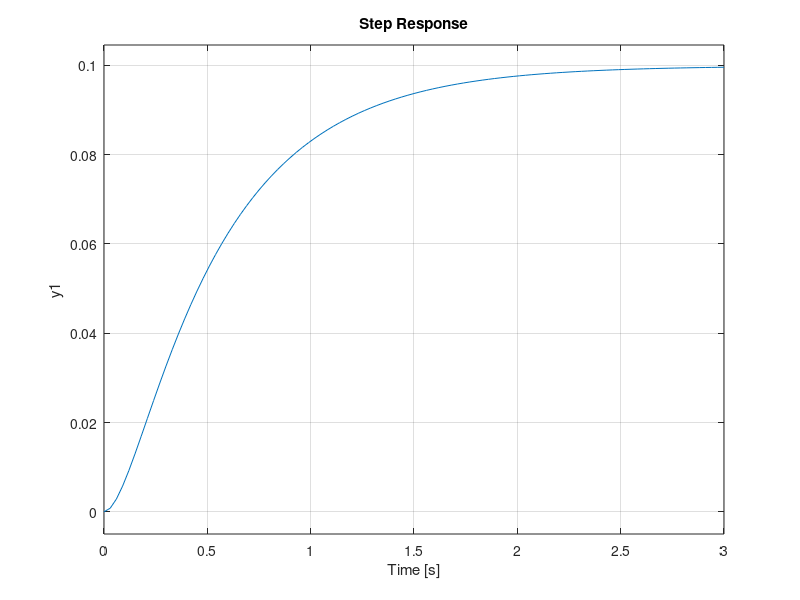
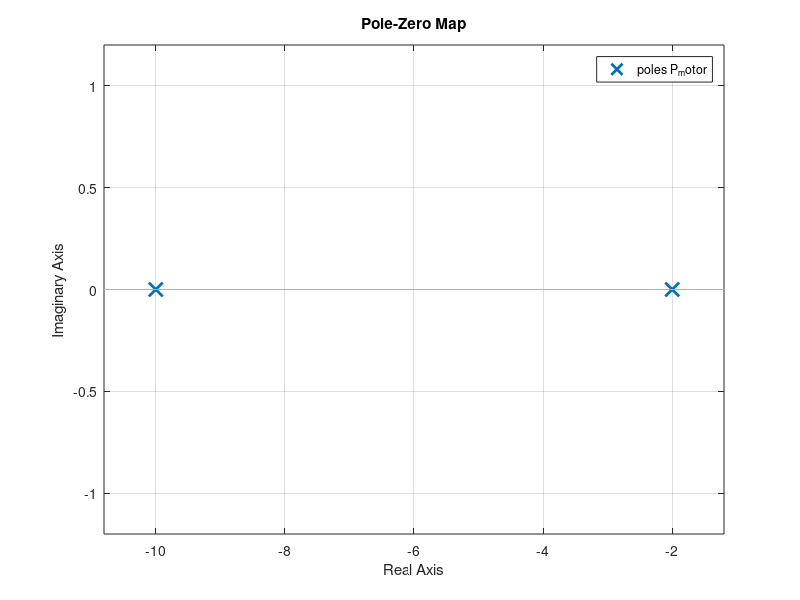
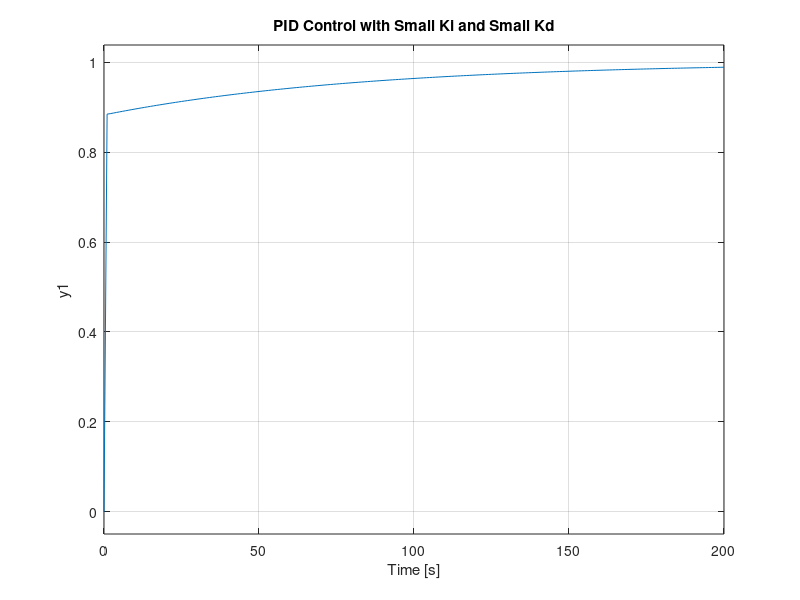
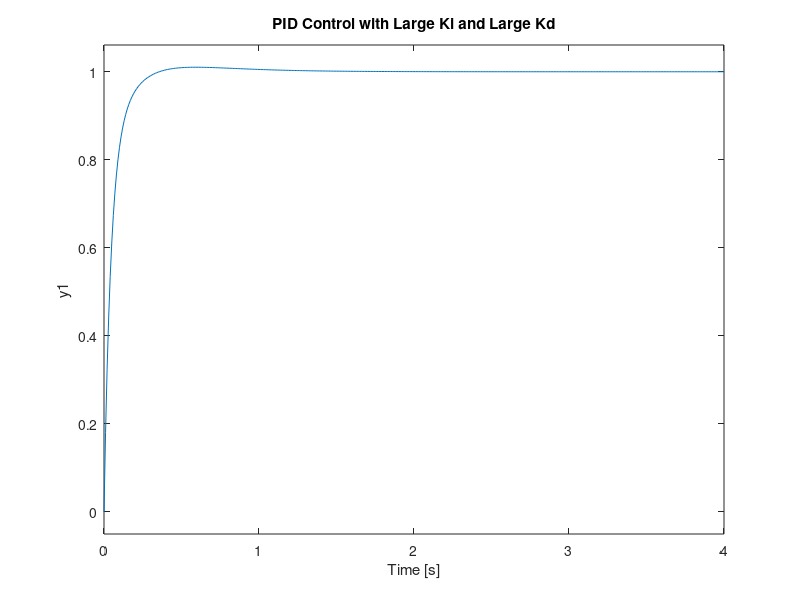

Reproduce these figures in MATLAB, in order.
clc
clear all
close all

J = 0.01;
b = 0.1;
K = 0.01;
R = 1;
L = 0.5;
s = tf('s');
P_motor = K/((J*s+b)*(L*s+R)+K^2)

motor_ss = ss(P_motor)

figure()
step(P_motor)
figure()
pzmap(P_motor)
figure()
Kp = 75;
Ki = 1;
Kd = 1;
C = pid(Kp,Ki,Kd);
sys_cl = feedback(C*P_motor,1);
step(sys_cl,[0:1:200])
title('PID Control with Small Ki and Small Kd')

figure()
Kp = 100;
Ki = 200;
Kd = 10;
C = pid(Kp,Ki,Kd);
sys_cl = feedback(C*P_motor,1);
step(sys_cl, 0:0.01:4)
grid
title('PID Control with Large Ki and Large Kd')